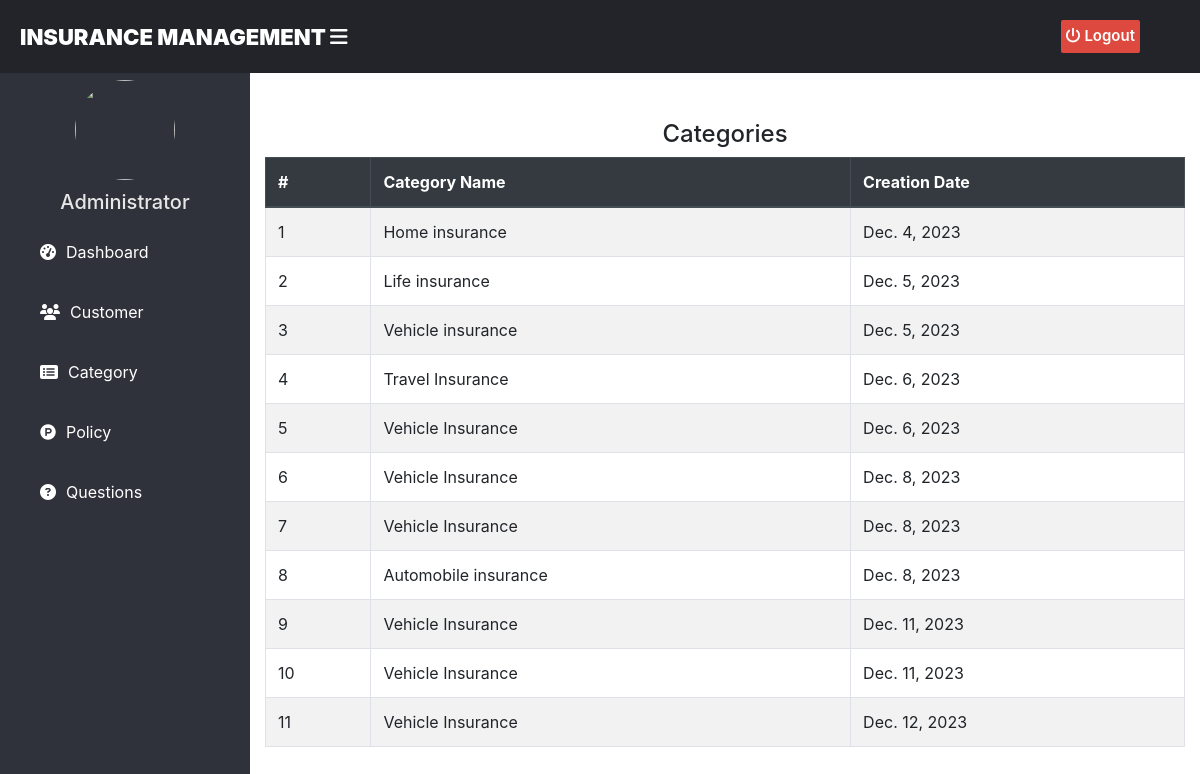
Screenshot of /admin-view-category with the database file from the repository.
### home/models.py (models this page shows, shortened)
class Category(models.Model):
    category_name =models.CharField(max_length=20)
    creation_date =models.DateField(auto_now=True)

### home/views.py (the view)
# urls.py: path('admin-view-category', views.admin_view_category_view,name='admin-view-category'),
def admin_view_category_view(request):
    categories = models.Category.objects.all()
    return render(request,'admin/admin_view_category.html',{'categories':categories})

### templates/admin/admin_view_category.html (shortened to what this page needs)
{% extends 'adminbase.html' %}
{% block content %}
{%load static%}
<head>
  <link href="http://netdna.bootstrapcdn.com/bootstrap/4.0.0-beta/css/bootstrap.min.css" rel="stylesheet">
    <link rel="stylesheet" href="https://maxcdn.bootstrapcdn.com/bootstrap/4.4.1/css/bootstrap.min.css">
    <link href="https://maxcdn.bootstrapcdn.com/font-awesome/4.3.0/css/font-awesome.min.css" rel="stylesheet">
</head>
<div class="container">
  <div class="panel panel-primary">
    <div class="panel-heading">
      <h4 class="text-center">Categories</h4>
    </div>
    <table class="table table-hover table-bordered table-striped" id="dev-table">
      <thead class="thead-dark">
        <tr>
        <th>#</th>
          <th>Category Name</th>
          <th> Creation Date</th>
        </tr>
      </thead>
      {% for t in categories %}
      <tr>
        <td> {{ forloop.counter }}</td>
        <td> {{t.category_name}}</td>
        <td>{{t.creation_date}}</td>
      </tr>
      {% endfor %}
    </table>
  </div>
</div>
<br><br><br><br><br><br>
{% endblock content %}

### rows the page displays
Category: category_name "Home insurance", creation_date "Dec. 4, 2023"
Category: category_name "Life insurance", creation_date "Dec. 5, 2023"
Category: category_name "Vehicle insurance", creation_date "Dec. 5, 2023"
Category: category_name "Travel Insurance", creation_date "Dec. 6, 2023"
Category: category_name "Vehicle Insurance", creation_date "Dec. 6, 2023"
Category: category_name "Vehicle Insurance", creation_date "Dec. 8, 2023"
Category: category_name "Vehicle Insurance", creation_date "Dec. 8, 2023"
Category: category_name "Automobile insurance", creation_date "Dec. 8, 2023"
Category: category_name "Vehicle Insurance", creation_date "Dec. 11, 2023"
Category: category_name "Vehicle Insurance", creation_date "Dec. 11, 2023"
Category: category_name "Vehicle Insurance", creation_date "Dec. 12, 2023"
